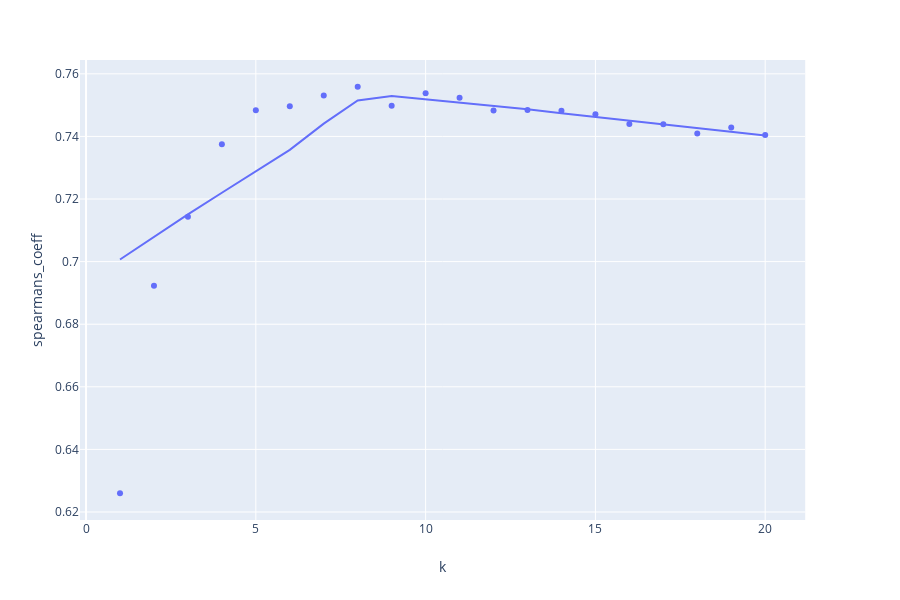

Source (notebook cell):
### Code cell
fig = px.scatter(spearmancoeff_vs_k,x="k", y="spearmans_coeff", trendline = 'lowess')
fig.show()

### Figure 1 — Plotly figure (JSON) as saved in the notebook; plotly's stock layout.template omitted (floating-point values rounded to 4 significant figures)
{"data": [{"hoverlabel": {"namelength": 0}, "hovertemplate": "k=%{x}<br>spearmans_coeff=%{y}", "legendgroup": "", "marker": {"color": "#636efa", "symbol": "circle"}, "mode": "markers", "name": "", "showlegend": false, "type": "scatter", "x": [1, 2, 3, 4, 5, 6, 7, 8, 9, 10, 11, 12, 13, 14, 15, 16, 17, 18, 19, 20], "xaxis": "x", "y": [0.626, 0.6923, 0.7144, 0.7375, 0.7484, 0.7496, 0.7531, 0.7559, 0.7498, 0.7538, 0.7524, 0.7483, 0.7484, 0.7482, 0.7471, 0.744, 0.7439, 0.7409, 0.7429, 0.7404], "yaxis": "y"}, {"hoverlabel": {"namelength": 0}, "hovertemplate": "<b>LOWESS trendline</b><br><br>k=%{x}<br>spearmans_coeff=%{y} <b>(trend)</b>", "legendgroup": "", "marker": {"color": "#636efa", "symbol": "circle"}, "mode": "lines", "name": "", "showlegend": false, "type": "scatter", "x": [1, 2, 3, 4, 5, 6, 7, 8, 9, 10, 11, 12, 13, 14, 15, 16, 17, 18, 19, 20], "xaxis": "x", "y": [0.7007, 0.708, 0.7151, 0.722, 0.7288, 0.7357, 0.7441, 0.7515, 0.753, 0.7519, 0.7509, 0.7498, 0.7487, 0.7474, 0.7462, 0.745, 0.7438, 0.7427, 0.7415, 0.7403], "yaxis": "y"}], "layout": {"height": 600, "legend": {"tracegroupgap": 0}, "margin": {"t": 60}, "xaxis": {"anchor": "y", "domain": [0, 0.98], "title": {"text": "k"}}, "yaxis": {"anchor": "x", "domain": [0, 1], "title": {"text": "spearmans_coeff"}}}}
